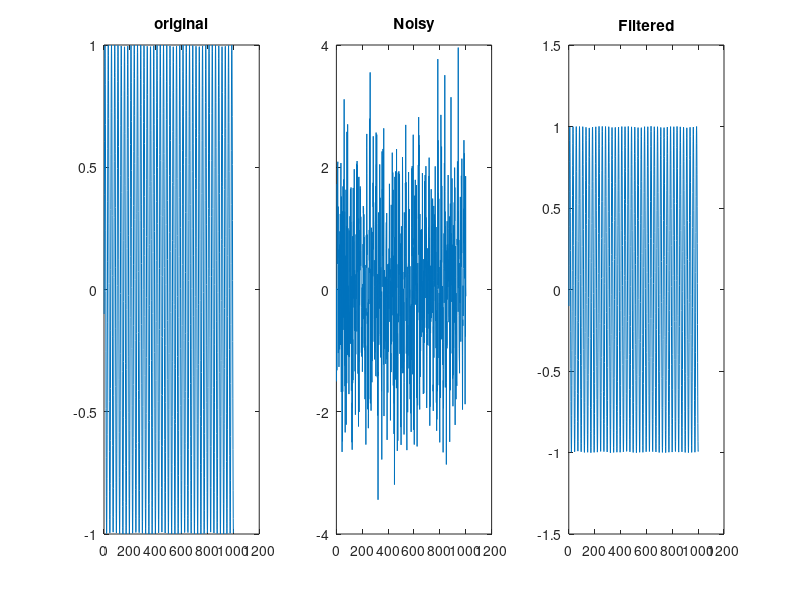

MATLAB code for this plot:
clear
close all
clc

n=0:1000;
phi = rand(1)*2*pi;
s = sin(0.25*n+phi);

w = randn(1,length(n));
v = filter(1,[1,-0.6],w); 
x = s + w;

%find the autocorrelation
%v1 = v(1:end-1);
%v2 = v(2:end);

v1 = v(1:end-2);
v2 = v(2:end-1);
v3 = v(3:end);

V = [v3;v2;v1];
Rvv = V*V'/length(v1);

%find the crosscorrelation
rwv = zeros(3,1);
%rwv(1) = sum(v(2:end) .* w(2:end));
%rwv(2) = sum(v(1:end-1) .* w(2:end));

rwv(1) = sum(v(3:end) .* w(3:end));
rwv(2) = sum(v(2:end-1) .* w(3:end));
rwv(3) = sum(v(1:end-2) .* w(3:end));

% Normalize rsx
rwv = rwv / (length(v) - 1);

% Wiener filter coefficients
hW = Rvv\rwv;
% hW = [    ]

%apply to colored noise to make it white again 
w_hat = filter(hW,1,v);

w_norm = norm(w-w_hat); %to minimize

x_hat = x-w_hat;

subplot(131);plot(s);title('original');
subplot(132);plot(x);title('Noisy');
subplot(133);plot(x_hat);title('Filtered');
disp('w norm');
disp(w_norm);
disp('rms');
rms = mean((s - x_hat)).^2;

disp(rms);